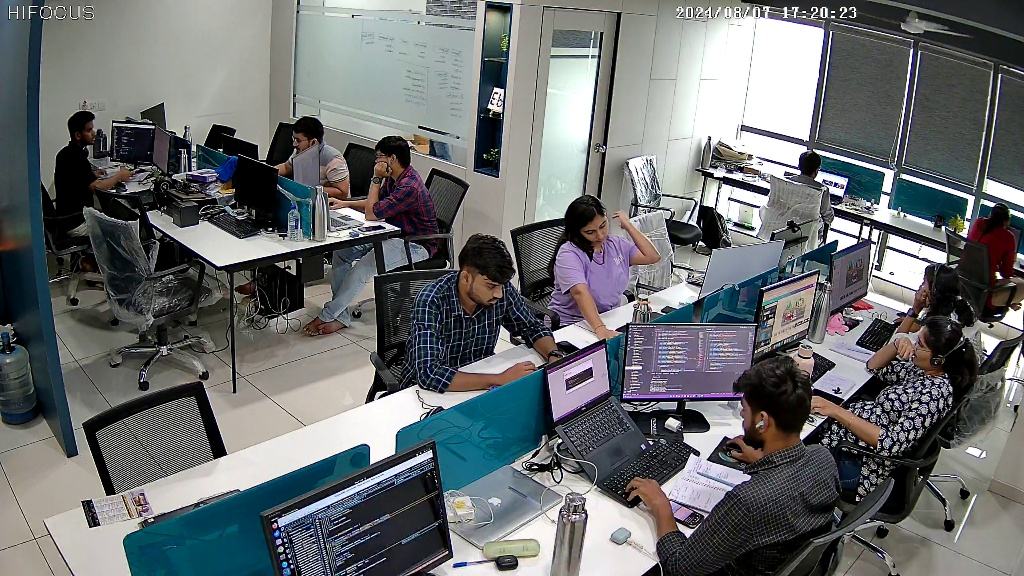
#> input picture images/motion_20240807_172025.jpg, 1024 x 576 px, given in place of live, which was not available
$ python detect.py
#> lines starting #> are read from the running program, lines starting #| are printed output that depends on the picture; after the words box and inside, x2 and y2 are one past the last pixel; in counts of white or black regions, pixels touching at a corner belong together; pictures that were not available may be replaced by others from this repository, and a replacement may not be noted
import cv2
import os
import time
import threading
import paho.mqtt.client as mqtt  # type: ignore

# MQTT configuration
broker = "broker.hivemq.com"  # Replace with your MQTT broker address
port = 1883  # Replace with your MQTT broker port
topic = "motion/detection"

# Define the MQTT client callbacks
def on_connect(client, userdata, flags, rc):
    print(f"Connected with result code {rc}")
    client.subscribe(topic)  # Subscribe to the topic when connected

def on_message(client, userdata, msg):
    print(f"Received message: {msg.topic} -> {msg.payload.decode()}")

def on_disconnect(client, userdata, rc):
    if rc != 0:
        print("Unexpected disconnection.")
    else:
        print("Disconnected successfully.")

# Initialize MQTT client and set up callbacks
mqtt_client = mqtt.Client()
mqtt_client.on_connect = on_connect
mqtt_client.on_message = on_message
mqtt_client.on_disconnect = on_disconnect

# Connect to the broker
mqtt_client.connect(broker, port, 60)

# Function to publish a message
def publish_message(message):
    mqtt_client.publish(topic, message)
    print(f"Published message: {message}")

# Start the MQTT client loop in a separate thread
mqtt_client.loop_start()

# Ensure directories exist
image_dir = "images"
video_dir = "videos"
os.makedirs(image_dir, exist_ok=True)
os.makedirs(video_dir, exist_ok=True)

# Function to capture an image
def capture_image(frame):
    timestamp = time.strftime("%Y%m%d_%H%M%S")
    image_filename = os.path.join(image_dir, f"motion_{timestamp}.jpg")
    cv2.imwrite(image_filename, frame)
    print(f"Captured image: {image_filename}")

# Function to capture a video
def capture_video(rtsp_url):
    timestamp = time.strftime("%Y%m%d_%H%M%S")
    video_filename = os.path.join(video_dir, f"motion_{timestamp}.avi")
    fourcc = cv2.VideoWriter_fourcc(*'XVID')
    cap_video = cv2.VideoCapture(rtsp_url)
    width = int(cap_video.get(cv2.CAP_PROP_FRAME_WIDTH))
    height = int(cap_video.get(cv2.CAP_PROP_FRAME_HEIGHT))
    out = cv2.VideoWriter(video_filename, fourcc, 20.0, (width, height))

    start_time = time.time()
    while int(time.time() - start_time) < 5:
        ret, frame = cap_video.read()
        if not ret:
            break
        out.write(frame)

    cap_video.release()
    out.release()
    print(f"Captured video: {video_filename}")

# Function to detect motion
def detect_motion():
    cap = cv2.VideoCapture(rtsp_url)

    # Parameters for motion detection
    threshold_value = 5
    min_area_full_frame = 50

    # Define the Rate Of Interest (top-left and bottom-right corners)
    roi_top_left = (250, 200)
    roi_bottom_right = (550, 400)

    # Calculate ROI dimensions
    roi_width = roi_bottom_right[0] - roi_top_left[0]
    roi_height = roi_bottom_right[1] - roi_top_left[1]
    roi_area = roi_width * roi_height

    # Adjust min_area for the ROI
    full_frame_width = 1920
    full_frame_height = 1080
    full_frame_area = full_frame_width * full_frame_height

    min_area = (min_area_full_frame / full_frame_area) * roi_area

    # Initialize previous frame
    ret, frame = cap.read()
#> frame is the input picture: shape (576, 1024, 3); mean B, G, R 110.8, 109.5, 106.2
    if not ret:
        print("Failed to read the stream.")
        return

    frame = cv2.resize(frame, None, fx=0.4, fy=0.4)
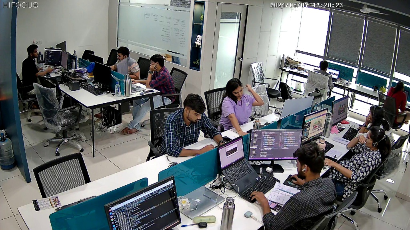
#> frame: shape (230, 410, 3); mean B, G, R 110.8, 109.5, 106.2
    roi_frame = frame[roi_top_left[1]:roi_bottom_right[1], roi_top_left[0]:roi_bottom_right[0]]
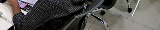
#> roi_frame: shape (30, 160, 3); mean B, G, R 82.9, 85.6, 88
    prev_frame_gray = cv2.cvtColor(roi_frame, cv2.COLOR_BGR2GRAY)
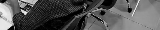
#> prev_frame_gray: shape (30, 160); min 0, max 241, mean 86
    prev_frame_gray = cv2.GaussianBlur(prev_frame_gray, (21, 21), 0)
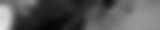
#> prev_frame_gray: shape (30, 160); min 5, max 227, mean 86.1

    last_detection_time = 0

    while True:
        ret, frame = cap.read()
        if not ret:
            break

        frame = cv2.resize(frame, None, fx=0.4, fy=0.4)
        display_frame = frame.copy()  # Copy for displaying with rectangles
        roi_frame = frame[roi_top_left[1]:roi_bottom_right[1], roi_top_left[0]:roi_bottom_right[0]]
        gray_frame = cv2.cvtColor(roi_frame, cv2.COLOR_BGR2GRAY)
        gray_frame = cv2.GaussianBlur(gray_frame, (21, 21), 0)

        frame_diff = cv2.absdiff(prev_frame_gray, gray_frame)
#> frame_diff: shape (30, 160); every value is 0
        _, thresh_frame = cv2.threshold(frame_diff, threshold_value, 255, cv2.THRESH_BINARY)
        thresh_frame = cv2.dilate(thresh_frame, None, iterations=2)

        contours, _ = cv2.findContours(thresh_frame.copy(), cv2.RETR_EXTERNAL, cv2.CHAIN_APPROX_SIMPLE)
#> contours = []

        motion_detected = False

        for contour in contours:
            if cv2.contourArea(contour) > min_area:
                (x, y, w, h) = cv2.boundingRect(contour)
                full_frame_x = x + roi_top_left[0]
                full_frame_y = y + roi_top_left[1]
                cv2.rectangle(display_frame, (full_frame_x, full_frame_y), (full_frame_x + w, full_frame_y + h), (0, 255, 0), 2)
                motion_detected = True
#> this loop made 0 passes

        current_time = time.time()
        if motion_detected and (current_time - last_detection_time > 60):  # replace 60 with your desired second delay....
            cv2.putText(display_frame, "Motion Detected", (10, 30), cv2.FONT_HERSHEY_SIMPLEX, 1, (0, 0, 255), 2)

            # Capture image
            threading.Thread(target=capture_image, args=(frame.copy(),)).start()

            # Capture video
            threading.Thread(target=capture_video, args=(rtsp_url,)).start()

            # Publish MQTT message
            threading.Thread(target=publish_message, args=("Motion detected!",)).start()

            last_detection_time = current_time

        # Draw ROI rectangle on the display frame
        cv2.rectangle(display_frame, roi_top_left, roi_bottom_right, (255, 0, 0), 2)
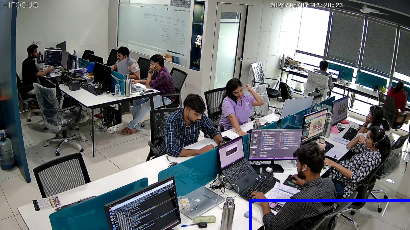
#> display_frame: shape (230, 410, 3); 0.6% of pixels changed, all inside (x1, y1, x2, y2) = (249, 199, 410, 230)

        # Display frame
        cv2.imshow("Motion Detection", display_frame)

        prev_frame_gray = gray_frame

        if cv2.waitKey(1) & 0xFF == ord('q'):
#> (key q is pressed here)
            break
        if cv2.getWindowProperty('Motion Detection', cv2.WND_PROP_VISIBLE) < 1:
            break

    cap.release()
    cv2.destroyAllWindows()

# RTSP URL for motion detection
rtsp_url = "rtsp://admin:admin@789@192.168.1.199:554/unicast/c1/s0/live"  # Replace with your RTSP URL

# Start motion detection
detect_motion()

# Stop the MQTT client loop and disconnect
mqtt_client.loop_stop()
mqtt_client.disconnect()

$ run again, on images/motion_20240808_102414.jpg
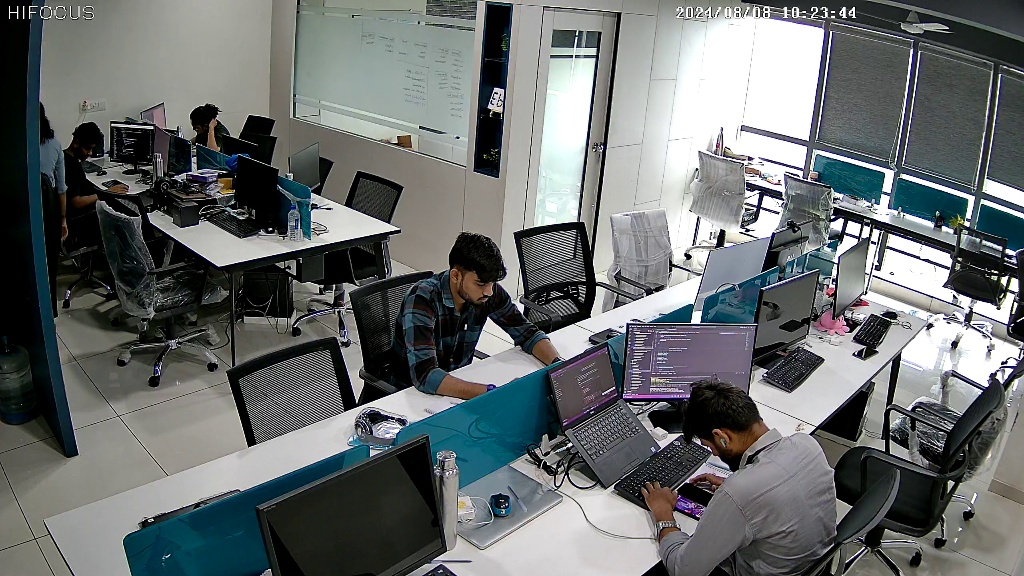
#> input picture images/motion_20240808_102414.jpg, 1024 x 576 px, given in place of live, which was not available
#> in detect_motion, frame is the input picture: shape (576, 1024, 3); mean B, G, R 109.8, 109.6, 105.3
#> frame: shape (230, 410, 3)
#> in detect_motion, `prev_frame_gray = cv2.GaussianBlur(prev_frame_gray, (21, 21), 0)`:
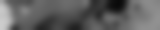
#> prev_frame_gray: shape (30, 160); min 10, max 204, mean 95.8
#> frame_diff: shape (30, 160); every value is 0
#> contours = []
#> in detect_motion, `cv2.rectangle(display_frame, roi_top_left, roi_bottom_right, (255, 0, ..`:
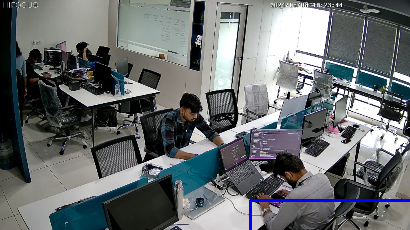
#> display_frame: shape (230, 410, 3); mean B, G, R 110.8, 109.1, 104.7

$ run again, on images/motion_20240808_103611.jpg
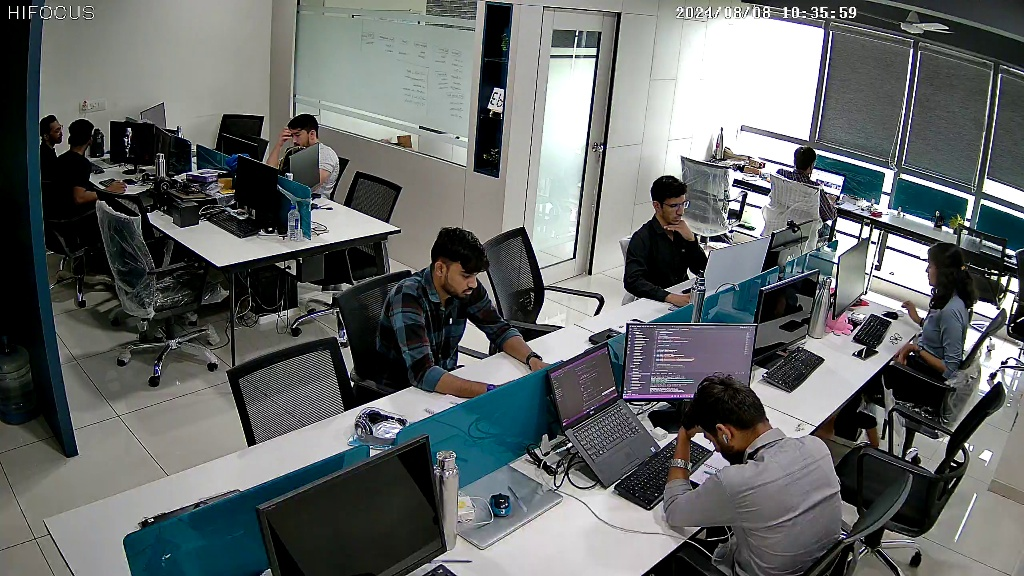
#> input picture images/motion_20240808_103611.jpg, 1024 x 576 px, given in place of live, which was not available
#> in detect_motion, frame is the input picture: shape (576, 1024, 3); mean B, G, R 103.9, 104.3, 100.3
#> frame: shape (230, 410, 3)
#> in detect_motion, `prev_frame_gray = cv2.GaussianBlur(prev_frame_gray, (21, 21), 0)`:
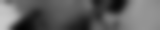
#> prev_frame_gray: shape (30, 160); min 4, max 202, mean 95.9
#> frame_diff: shape (30, 160); every value is 0
#> contours = []
#> in detect_motion, `cv2.rectangle(display_frame, roi_top_left, roi_bottom_right, (255, 0, ..`:
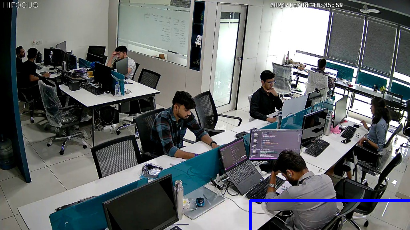
#> display_frame: shape (230, 410, 3); mean B, G, R 104.8, 103.7, 99.7
